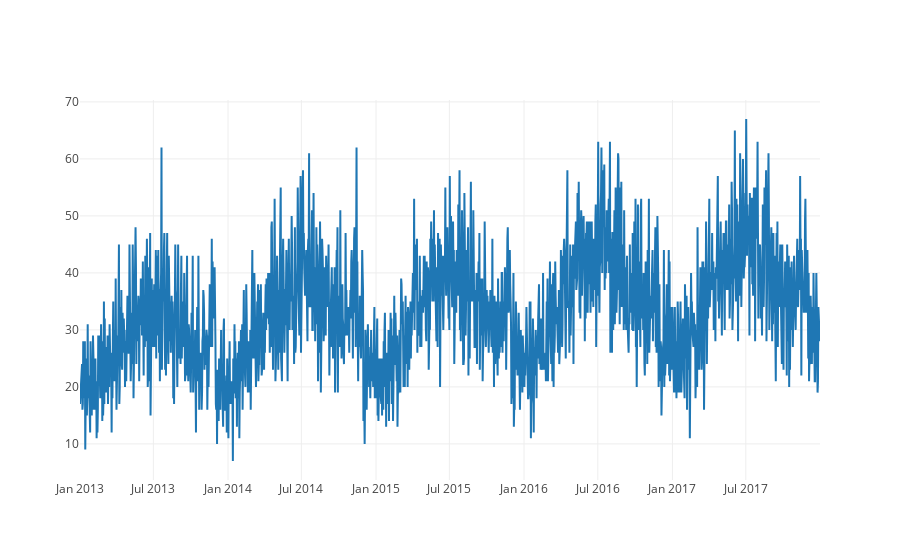

Notebook code cell kept with this figure:
### Code cell
#Time-series visualization of the sales
#Let us see how sales of a given item in a given store varies in a span of 5 years.

def Time_visualization(data):
    store_item_df = data.copy()
    # First, let us filterout the required data
    store_id = 10   # Some store
    item_id = 40    # Some item
    print('Before filter:', store_item_df.shape)
    store_item_df = store_item_df[store_item_df.store == store_id]
    store_item_df = store_item_df[store_item_df.item == item_id]
    print('After filter:', store_item_df.shape)
    #display(store_item_df.head())

    # Let us plot this now
    store_item_ts_data = [go.Scatter(
        x=store_item_df.date,
        y=store_item_df.sales)]
    py.iplot(store_item_ts_data)
    return store_item_df

store_item_df = Time_visualization(train_df)

### Figure 1 — Plotly figure (JSON) as saved in the notebook; plotly's stock layout.template omitted (floating-point values rounded to 4 significant figures; data arrays with more than 128 entries replaced by an {"elided": "..."} marker saying what was removed)
{"data": [{"y": {"elided": "1826 int values"}, "x": {"elided": "1826 str values"}, "type": "scatter", "uid": "20a75685-4555-4a2a-8113-8aac13376595"}], "layout": {}}
